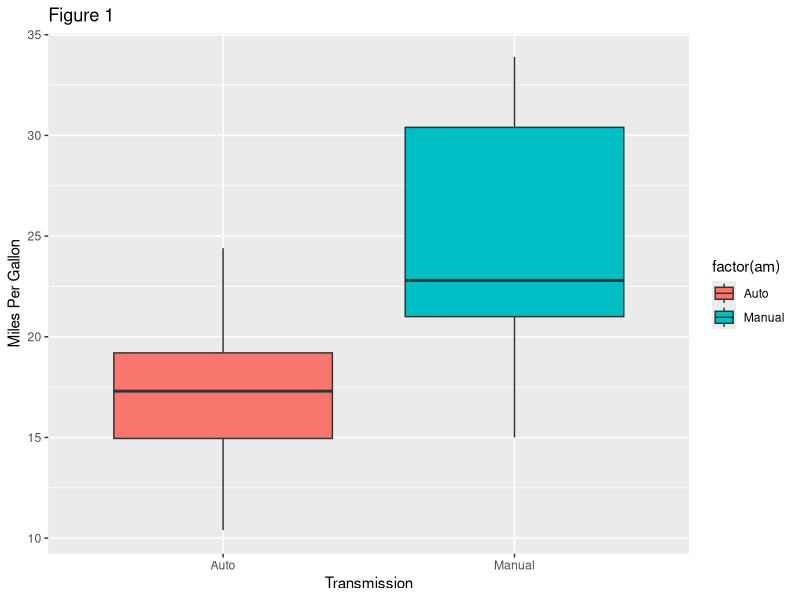
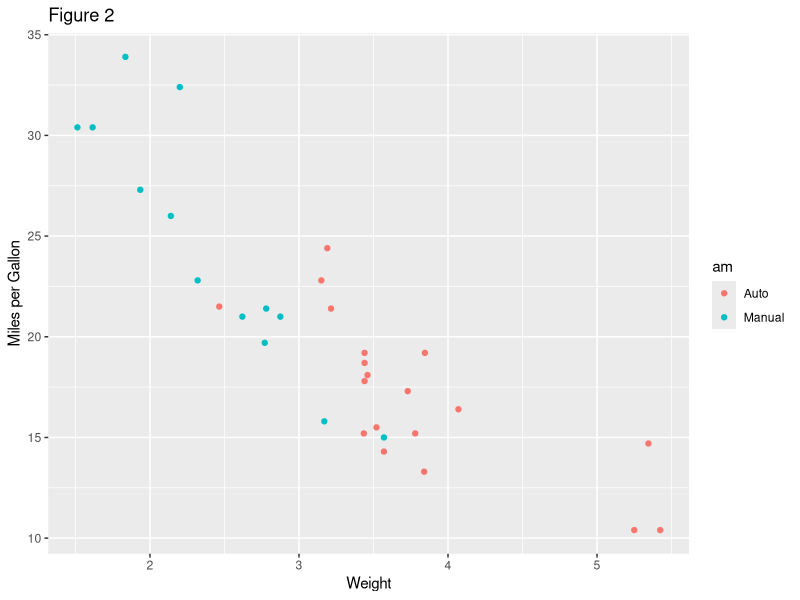
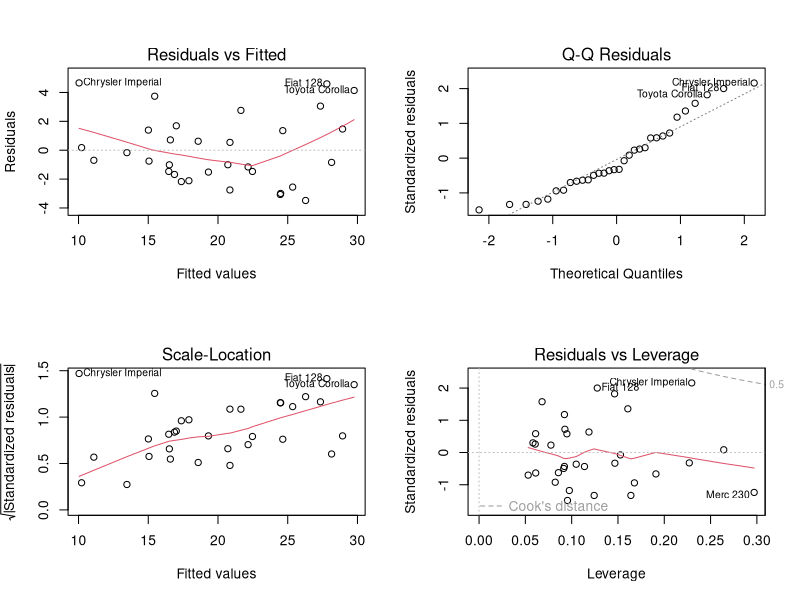

Generate these figures, in order, with R:
## ---- chunk 1
library(car)
library(ggplot2)
library(datasets)
data(mtcars)
## ---- chunk 2
mdl1 <- lm(mpg ~ am,mtcars)
mdl2 <- lm(mpg ~ .,mtcars)
## ---- chunk 3
vif(mdl2)
## ---- chunk 4
stepmodels <- step(mdl2) 
## ---- chunk 5
finalmdl <- lm(mpg ~  wt + qsec + am,mtcars)
vif(finalmdl)
## ---- chunk 6
summary(finalmdl)$coef
## ---- chunk 7
mtcars$am <- factor(mtcars$am)
levels(mtcars$am) <- c("Auto","Manual")
g <- ggplot(mtcars,aes(x=am,y=mpg)) + geom_boxplot(aes(fill = factor(am))) 
g + labs(x="Transmission", y = "Miles Per Gallon",title = "Figure 1")
## ---- chunk 8
ggplot(mtcars,aes(wt,mpg, col = am)) + geom_point() + labs(x = "Weight",y = "Miles per Gallon", title = "Figure 2")
## ---- chunk 9
par(mfrow=c(2,2))
plot(finalmdl)
